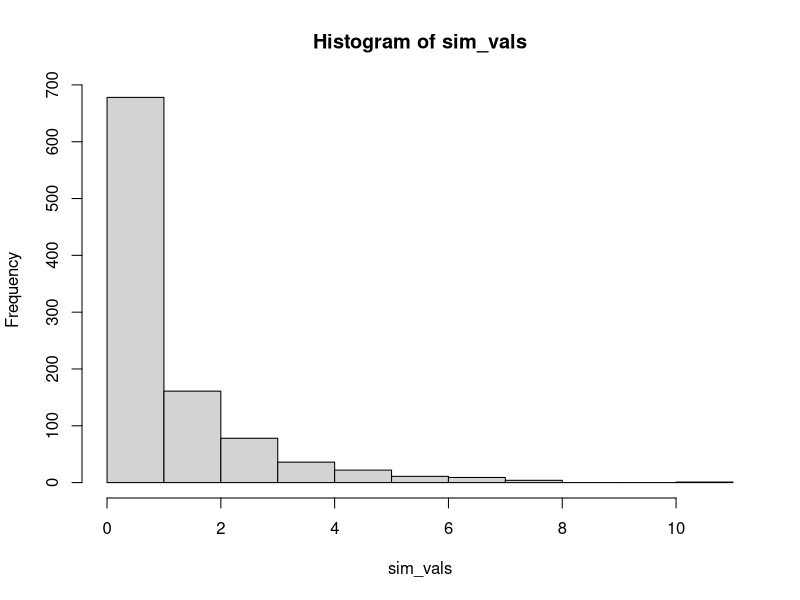
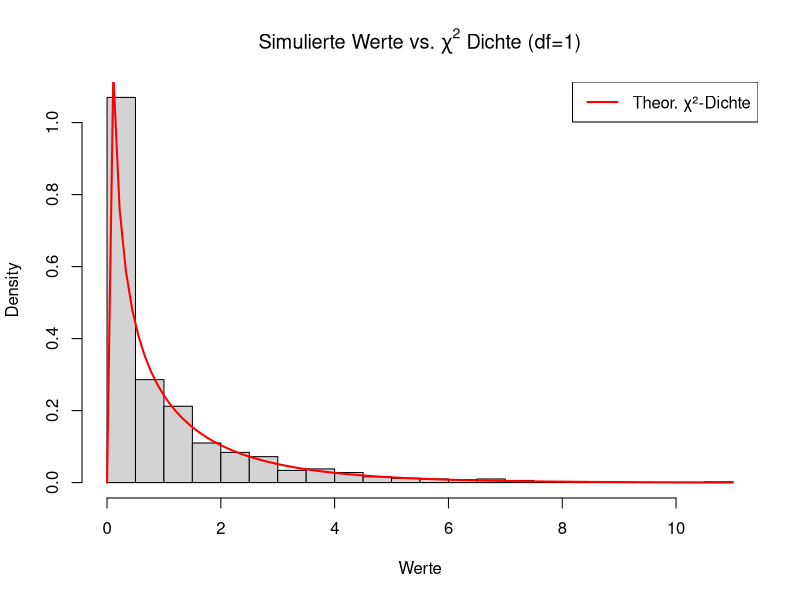
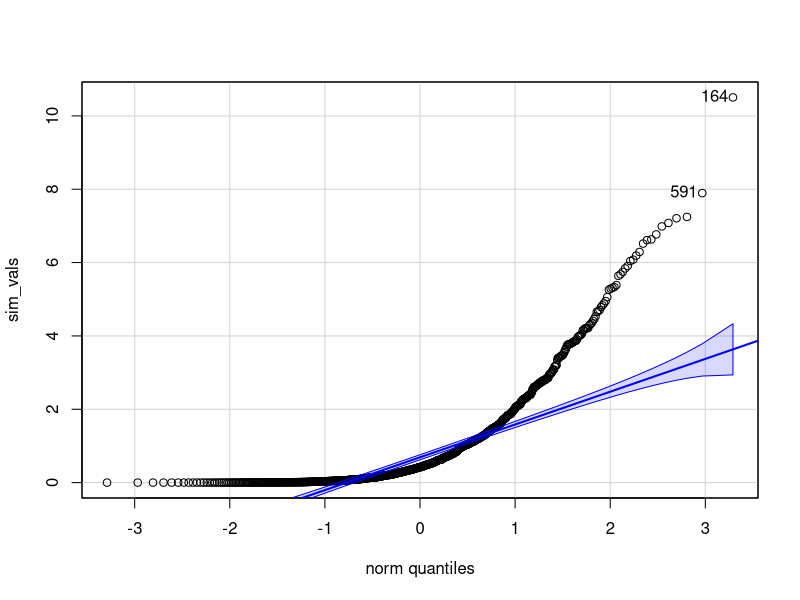
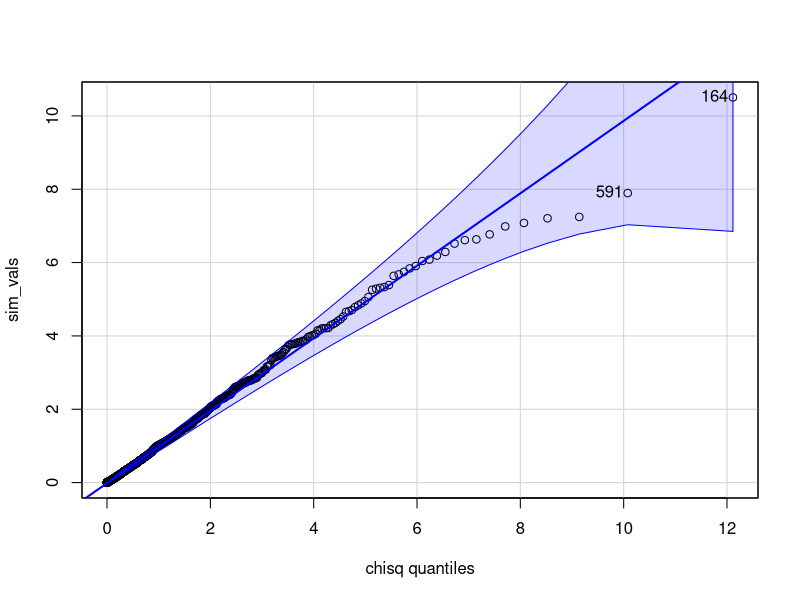

R code for these plots, in order:
set.seed(123)

library(car)

# Anzahl Wiederholungen
B <- 1000   

# Für jede Wiederholung eine Stichprobe der Größe 3 ziehen
sim_vals <- replicate(B, {
  z <- rnorm(1)       # N(0,1), rm(1)
  x <- z^2       # is distributed as Chisquared(df=1)
})
hist(sim_vals)

# Histogramm mit theoretischer Chi-Quadrat-Dichte
hist(sim_vals, breaks = 30, probability = TRUE,
     main = expression("Simulierte Werte vs. "*chi^2*" Dichte (df=1)"),
     xlab = "Werte")
curve(dchisq(x, df = 1), add = TRUE, lwd = 2, col = "red")
legend("topright", legend = c("Theor. χ²-Dichte"), col = "red", lwd = 2)

# Q-Q Plot gegen theoretische χ²-Verteilung
qqPlot(sim_vals)
qqPlot(sim_vals, distribution = "chisq", 
       df = 1)
